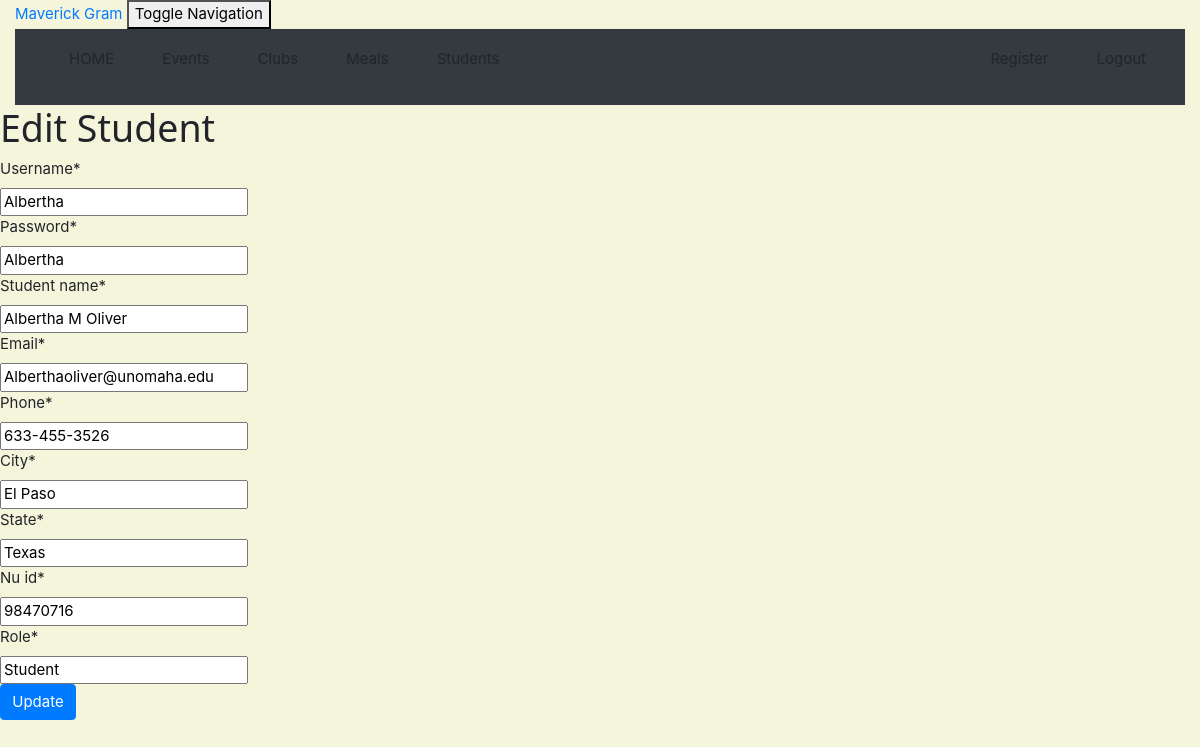
/student/4/edit/ (signed in), run on the app's committed database.
### crm/models.py (models this page shows, shortened)
class Student(models.Model):
    username = models.CharField(max_length=50)
    password = models.CharField(max_length=50)
    student_name = models.CharField(max_length=50)
    email = models.EmailField(max_length=100)
    phone = models.CharField(max_length=20)
    city = models.CharField(max_length=50)
    state = models.CharField(max_length=50)
    nu_id = models.CharField(max_length=100)
    role = models.CharField(max_length=100)

### crm/views.py (the view)
# urls.py: path('student/<int:pk>/edit/', views.student_edit, name='student_edit'),
@login_required
def student_edit(request, pk):
    student = get_object_or_404(Student, pk=pk)
    if request.method == "POST":
        form = StudentForm(request.POST, instance=student)
        if form.is_valid():
            student = form.save(commit=False)
            student.updated_date = timezone.now()
            student.save()
            student = Student.objects.filter()
            return render(request, 'crm/student_list.html',
                          {'students': student})
    else:
        form = StudentForm(instance=student)
    return render(request, 'crm/student_edit.html', {'form': form})

### crm/forms.py
class StudentForm(forms.ModelForm):
    class Meta:
        model = Student
        fields = ('username', 'password', 'student_name', 'email', 'phone', 'city', 'state','nu_id','role')

### crm/templates/crm/student_edit.html (shortened to what this page needs)
<!DOCTYPE html>
<html lang="en">
{% extends 'crm/base.html' %}
{% load crispy_forms_tags %}
{% block content %}
    <h1>Edit Student</h1>
    <form method="POST" class="customer-form">{% csrf_token %}
        {{ form|crispy }}
        <button type="submit" class="btn btn-primary">Update</button>
    </form>
{% endblock %}

### crm/static/css/w3.css (style rules this page uses)
html { box-sizing:border-box }
*,*:before,*:after { box-sizing:inherit }
html { -ms-text-size-adjust:100%;-webkit-text-size-adjust:100% }
body { margin:0 }
button,input,select,textarea,optgroup { font:inherit;margin:0 }
button,input { overflow:visible }
button,select { text-transform:none }
button,[type=button],[type=reset],[type=submit] { -webkit-appearance:button }
html,body { font-family:Verdana,sans-serif;font-size:15px;line-height:1.5 }
html { overflow-x:hidden }
h1 { font-size:36px }
h1,h2,h3,h4,h5,h6 { font-family:"Segoe UI",Arial,sans-serif;font-weight:400;margin:10px 0 }

### crm/templates/crm/student_edit.html (style rules this page uses)
body { background-color: beige; }

### data on the page
Student: username "Albertha", password "Albertha", student_name "Albertha M Oliver", email "Alberthaoliver@unomaha.edu", phone "633-455-3526", city "El Paso", state "Texas", nu_id "98470716", role "Student"
